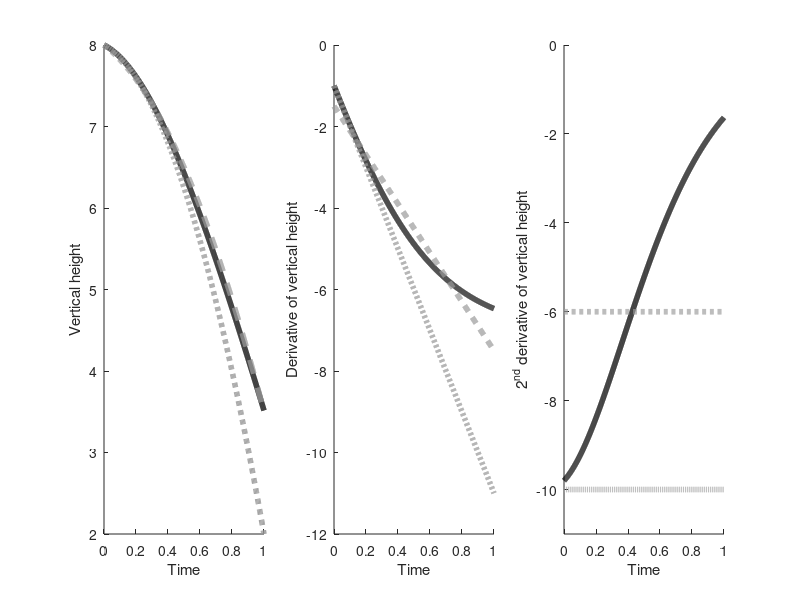

The MATLAB source for this figure: (Note: this script raises an error after producing the figure.)
close all, clear all
y =@(x)  (5*log(-50/49*tanh(atanh(2^(1/2)/10) + 2^(1/2)*x).^2 + 50/49))/2+ 8;
 dy =@(x) -(250*2^(1/2)*tanh(2^(1/2)*x + 5129623148137269/36028797018963968)...
     .*(tanh(2^(1/2)*x + 5129623148137269/36028797018963968).^2 - 1))...
     ./(49*((50*tanh(2^(1/2)*x + 5129623148137269/36028797018963968).^2)/49 - 50/49));
ddy =@(x) (500.*(tanh(2.^(1./2).*x + 5129623148137269./36028797018963968).^2 - 1).^2)./(49.*((50.*tanh(2.^(1./2).*x + 5129623148137269./36028797018963968).^2)./49 - 50./49)) + (1000.*tanh(2.^(1./2).*x + 5129623148137269./36028797018963968).^2.*(tanh(2.^(1./2).*x + 5129623148137269./36028797018963968).^2 - 1))./(49.*((50.*tanh(2.^(1./2).*x + 5129623148137269./36028797018963968).^2)./49 - 50./49)) - (50000.*tanh(2.^(1./2).*x + 5129623148137269./36028797018963968).^2.*(tanh(2.^(1./2).*x + 5129623148137269./36028797018963968).^2 - 1).^2)./(2401.*((50.*tanh(2.^(1./2).*x + 5129623148137269./36028797018963968).^2)./49 - 50./49).^2);

Color_List = [[0 0.5 0];
    [0.8 0.4 0.8];
    [0.8 .5 .2];
    [119/255 158/255 203/255];]
    
G =@(x) [ x,-x.^2/2];
% 
dG=@(x)[ones(size(x)),-x];
ddG=@(x)[zeros(size(x)),-ones(size(x))];

%Yv =@(xe) exp(xe/10).*sin(x);
X = [0:.001:1]';

%for k = 1:1000
QR = figure(1) 
set(QR,'position',[0 0 800 235])
subplot(1,3,1)
d = [101 151  301 401 651 701 851 951 1001]';
n= length(d)
sig = 0.25;
e = normrnd(0,sig,length(d),1);
Y = y(X(d))+e;
Gv = G(X(d));
Gt = G(X);
figure(1)
hold on
plot(X,y(X),'k','linewidth',4);
hold on
plot(X,8+Gt*([-1.5,6]'),'--','color',[.6 .6 .6],'linewidth',4);
hold on
plot(X,8+Gt*([-1,10]'),':','color',[.6 .6 .6],'linewidth',4);
ylabel('Vertical height')
xlabel('Time')

subplot(1,3,2)
Gv = dG(X(d));
Gt = dG(X);
figure(1)
hold on
plot(X,dy(X),'k','linewidth',4);
hold on
plot(X,Gt*([-1.5,6]'),'--','color',[.6 .6 .6],'linewidth',4);
hold on
plot(X,Gt*([-1,10]'),':','color',[.6 .6 .6],'linewidth',4);
ylabel('Derivative of vertical height')
xlabel('Time')

subplot(1,3,3)
Gv = ddG(X(d));
Gt = ddG(X);
figure(1)
hold on
plot(X,ddy(X),'k','linewidth',4);
ylabel('2^n^d derivative of vertical height')
hold on
plot(X,Gt*([-1.5,6]'),'--','color',[.6 .6 .6],'linewidth',4);
hold on
plot(X,Gt*([-1,10]'),':','color',[.6 .6 .6],'linewidth',4);
xlabel('Time')
ylim([-11,0])
tightfig
